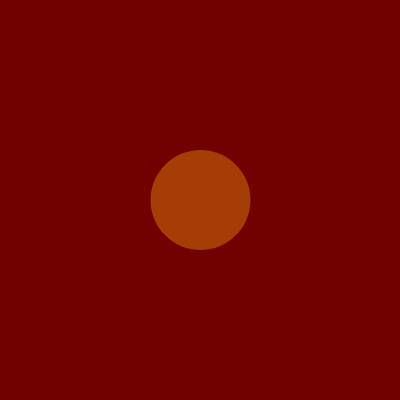
Frame 1 (no input)
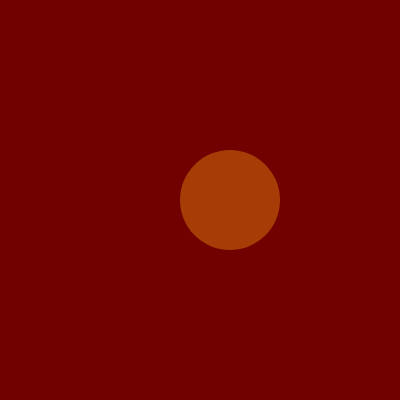
Frame 60 (no input)
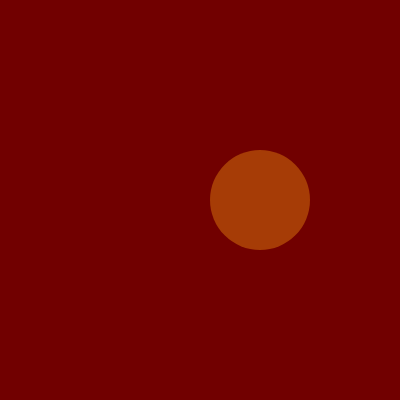
Frame 120 (the mouse pressed at the canvas centre since frame 60)

The p5.js sketch that drew these frames (run headless with seeded random() and noise() and a simulated clock; from frame 60 on, the mouse is pressed at the canvas centre):

// p5.js sketch
// ── sketch.js
let x = 200;
let y = 200;

function setup() {
  createCanvas(400, 400);
}

function draw() {
  x += 0.5;

  // x がキャンバスの横幅を超えたらゼロに戻す
  if (x > 400) {
    x = 0;
  }

  background(113, 0, 0);
  noStroke();

  if (x < 200) {// x が左半分にいるとき
    fill(244, 228, 9);
  } else {// それ以外
    fill(166, 60, 6);
  }

  circle(x, y, 100);
}
